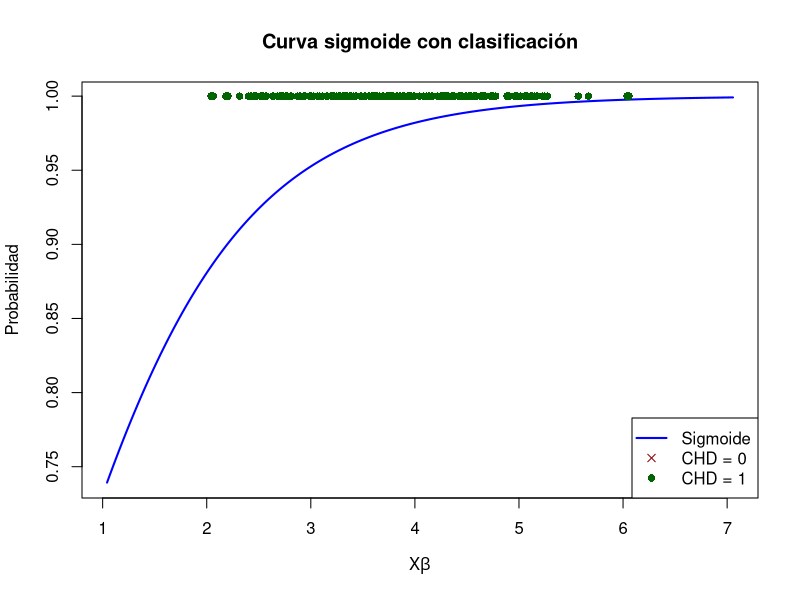

Reproduce this figure in R.

# Simulación de datos para enfermedad cardíaca (CHD)
set.seed(123)
n <- 200
AGE <- rnorm(n, mean = 55, sd = 10)
CHOL <- rnorm(n, mean = 220, sd = 30)
SMOKING <- rbinom(n, 1, prob = 0.4)

# Simulación del resultado binario CHD
lin_pred <- -6 + 0.05 * AGE + 0.03 * CHOL + 1.5 * SMOKING
prob_CHD <- 1 / (1 + exp(-lin_pred))
CHD <- rbinom(n, 1, prob_CHD)

data_chd <- data.frame(AGE, CHOL, SMOKING, CHD)

# Ajuste del modelo logístico
modelo_chd <- glm(CHD ~ AGE + CHOL + SMOKING, data = data_chd, family = binomial)

# Predicción del valor lineal y la probabilidad
xbeta <- predict(modelo_chd, type = "link")
probabilidades <- predict(modelo_chd, type = "response")

# Gráfica de la sigmoide con clasificación de puntos
x_vals <- seq(min(xbeta) - 1, max(xbeta) + 1, length.out = 500)
y_vals <- 1 / (1 + exp(-x_vals))

# Plot
plot(x_vals, y_vals, type = "l", lwd = 2, col = "blue",
     xlab = expression(X*beta), ylab = "Probabilidad", main = "Curva sigmoide con clasificación")
abline(h = 0.5, lty = 2, col = "red")
abline(v = 0, lty = 2, col = "gray")

# Puntos observados
points(xbeta[data_chd$CHD == 0], data_chd$CHD[data_chd$CHD == 0], col = "darkred", pch = 4)
points(xbeta[data_chd$CHD == 1], data_chd$CHD[data_chd$CHD == 1], col = "darkgreen", pch = 16)

# Leyenda
legend("bottomright", legend = c("Sigmoide", "CHD = 0", "CHD = 1"),
       col = c("blue", "darkred", "darkgreen"), pch = c(NA, 4, 16), lty = c(1, NA, NA), lwd = c(2, NA, NA))
